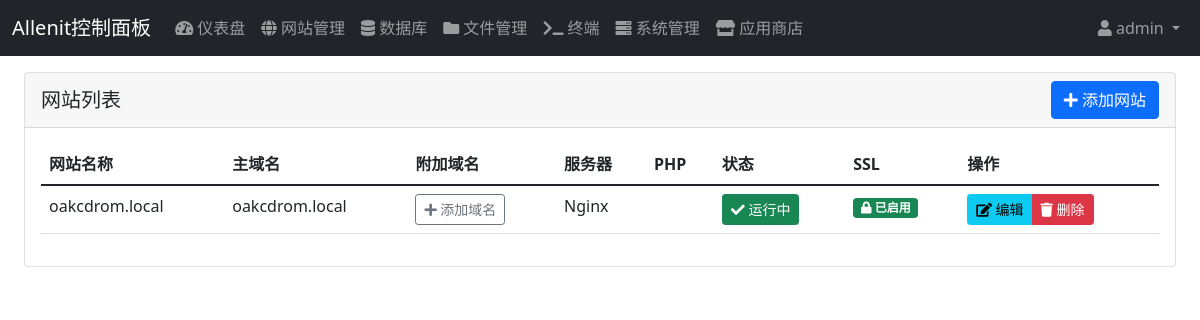
The page /websites/ (signed in) on the database as committed earlier.
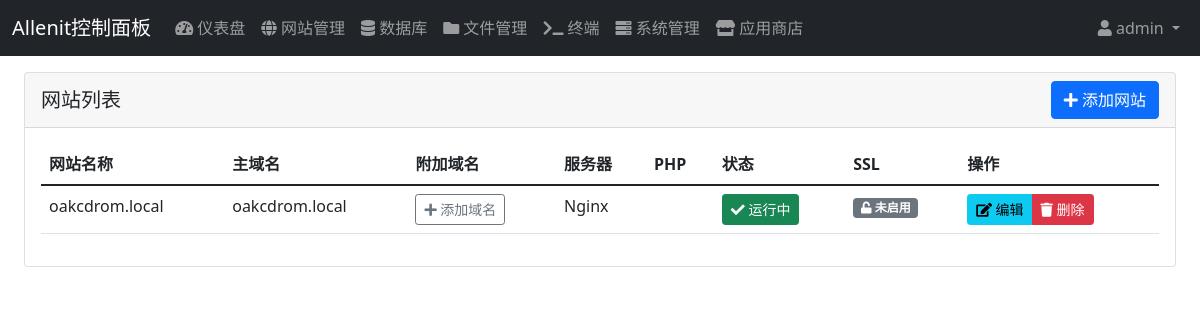
The same page on the database as committed later.
### websites/models.py (models this page shows, shortened)
class Website(models.Model):
    SERVER_TYPES = (
        ('nginx', 'Nginx'),
        ('apache', 'Apache'),
    )
    SSL_PROVIDERS = (
        ('none', '不使用 SSL'),
        ('cloudflare', 'Cloudflare'),
        ('letsencrypt', "Let's Encrypt"),
    )
    user = models.ForeignKey(
        User,
        on_delete=models.CASCADE,
        null=True,  # 允许为空
        default=1,  # 设置默认值为ID为1的用户
        verbose_name='用户'
    )
    name = models.CharField(_('网站名称'), max_length=100)
    domain = models.CharField(max_length=100, unique=True, verbose_name='域名')
    server_type = models.CharField(
        _('服务器类型'),
        max_length=10,
        choices=SERVER_TYPES,
        default='nginx'
    )
    php_version = models.CharField(max_length=10, blank=True, null=True, verbose_name='PHP版本')
    status = models.BooleanField(_('运行状态'), default=False)
    ssl_enabled = models.BooleanField(_('SSL状态'), default=False)
    ssl_provider = models.CharField(
        _('SSL 提供商'),
        max_length=20,
        choices=SSL_PROVIDERS,
        default='none'
    )
    ssl_certificate_path = models.CharField(
        _('SSL 证书路径'),
        max_length=255,
        blank=True,
        null=True
    )
    ssl_key_path = models.CharField(
        _('SSL 私钥路径'),
        max_length=255,
        blank=True,
        null=True
    )
    created_at = models.DateTimeField(auto_now_add=True)
    updated_at = models.DateTimeField(auto_now=True)
    port = models.IntegerField(default=80, verbose_name='端口')
    path = models.CharField(max_length=255, blank=True, null=True, verbose_name='网站路径')
    nginx_config_path = models.CharField(max_length=255, null=True, blank=True)
    class Meta:
        verbose_name = _('网站')
        verbose_name_plural = _('网站')
        ordering = ['-created_at']

### websites/views.py (the view)
# urls.py: path('', views.website_list, name='website_list'),
@login_required
def website_list(request):
    websites = Website.objects.all()
    return render(request, 'websites/list.html', {'websites': websites})

### templates/websites/list.html (shortened to what the changed rows need)
{% extends "base.html" %}
{% block content %}
<div class="container-fluid">
    <div class="row">
        <div class="col-12">
            <div class="card">
                <div class="card-body">
                    <div class="table-responsive">
                        <table class="table">
                            <thead>
                                <tr>
                                    <th>网站名称</th>
                                    <th>主域名</th>
                                    <th>附加域名</th>
                                    <th>服务器</th>
                                    <th>PHP</th>
                                    <th>状态</th>
                                    <th>SSL</th>
                                    <th>操作</th>
                                </tr>
                            </thead>
                            <tbody>
                                {% for website in websites %}
                                <tr>
                                    <td>{{ website.name }}</td>
                                    <td>{{ website.domain }}</td>
                                    <td>
                                        <a href="{% url 'domain_add' website.id %}" class="btn btn-sm btn-outline-secondary">
                                            <i class="fas fa-plus"></i> 添加域名
                                        </a>
                                    </td>
                                    <td>{{ website.get_server_type_display }}</td>
                                    <td>{{ website.get_php_version_display }}</td>
                                    <td>
                                        <form method="post" action="{% url 'website_toggle' website.id %}" style="display: inline;">
                                            <button type="submit" class="btn btn-sm {% if website.status %}btn-success{% else %}btn-danger{% endif %}">
                                                {% if website.status %}
                                                <i class="fas fa-check"></i> 运行中
                                                {% else %}
                                                <i class="fas fa-times"></i> 已停止
                                                {% endif %}
                                            </button>
                                        </form>
                                    </td>
                                    <td>
                                        <span class="badge {% if website.ssl_enabled %}bg-success{% else %}bg-secondary{% endif %}">
                                            {% if website.ssl_enabled %}
                                            <i class="fas fa-lock"></i> 已启用
                                            {% else %}
                                            <i class="fas fa-unlock"></i> 未启用
                                            {% endif %}
                                        </span>
                                    </td>
                                    <td>
                                        <div class="btn-group">
                                            <a href="{% url 'website_edit' website.id %}" class="btn btn-sm btn-info">
                                                <i class="fas fa-edit"></i> 编辑
                                            </a>
                                            <a href="{% url 'website_delete' website.id %}" class="btn btn-sm btn-danger">
                                                <i class="fas fa-trash"></i> 删除
                                            </a>
                                        </div>
                                    </td>
                                </tr>
                                {% empty %}
                                <tr>
                                    <td colspan="8" class="text-center">暂无网站</td>
                                </tr>
                                {% endfor %}
                            </tbody>
                        </table>
                    </div>
                </div>
            </div>
        </div>
    </div>
</div>
{% endblock %}

Rows that differ between the two databases and show on the page:
changed Website "oakcdrom.local": ssl_enabled "已启用" → "未启用"
